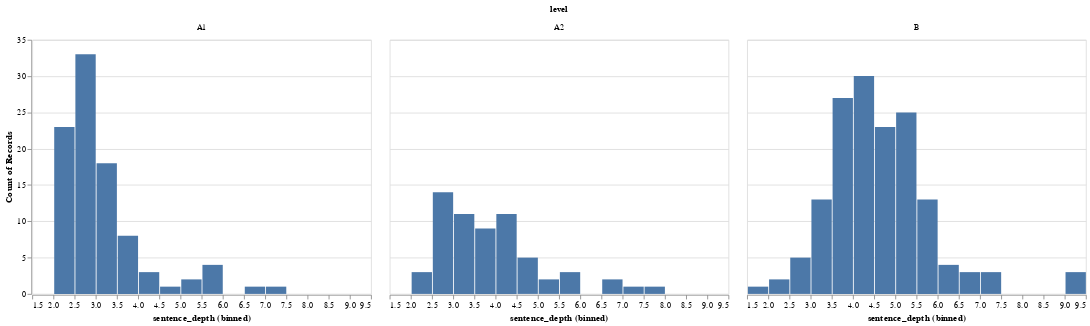

Notebook source saved alongside this figure:
### Markdown cell above
### Original Distribution Plot

### Code cell
level_depth_depparse_df = pd.DataFrame(level_depth_depparse)
alt.Chart(level_depth_depparse_df).mark_bar().encode(x = alt.X('sentence_depth', bin = alt.Bin(maxbins = 30)), y = 'count()').facet('level')

### Figure 1 — Vega-Lite specification as saved in the notebook (floating-point values rounded to 4 significant figures; data arrays with more than 128 entries replaced by an {"elided": "..."} marker saying what was removed)
{"$schema": "https://vega.github.io/schema/vega-lite/v4.8.1.json", "config": {"view": {"continuousHeight": 300, "continuousWidth": 400}}, "data": {"name": "data-e31ab9ada014588d0ea1d6eab80ebb99"}, "datasets": {"data-e31ab9ada014588d0ea1d6eab80ebb99": {"elided": "308 records"}}, "facet": {"field": "level", "type": "nominal"}, "spec": {"encoding": {"x": {"bin": {"maxbins": 30}, "field": "sentence_depth", "type": "quantitative"}, "y": {"aggregate": "count", "type": "quantitative"}}, "mark": "bar"}}
